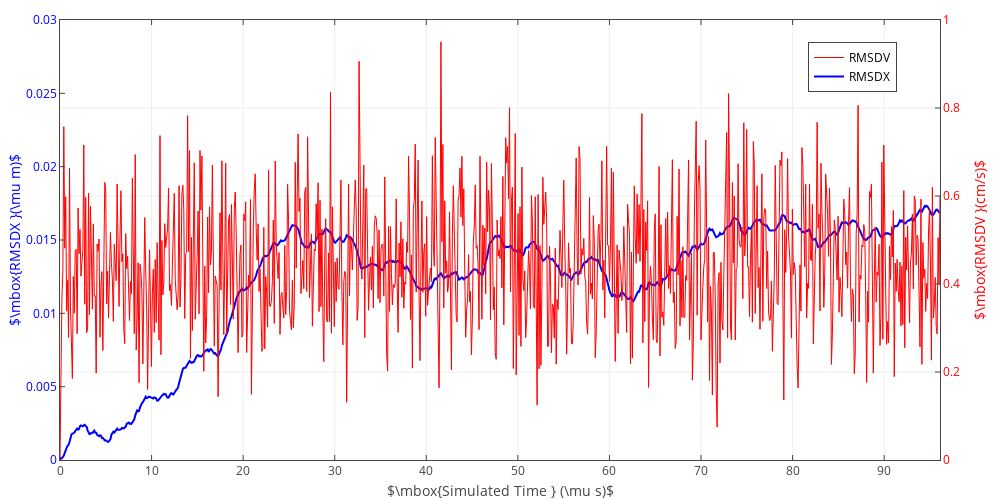

Notebook cell for this chart:
### Code cell
data = [trace0,trace1]
layout = go.Layout(
    xaxis=dict(
#         range=[0, 0.12],
        ticks = 'inside',
#         dtick = 6,
        mirror = 'ticks',
        title='$\mbox{Simulated Time } (\mu s)$',
#         titlefont=dict(
#             family='Courier New, monospace',
#             size=18,
#             color='#7f7f7f'
#         ),
        showline=True,
        zeroline=False,
        showticklabels=True,
        showgrid=True,
#     rangeselector=dict(
#             buttons=list([
#                 dict(count=1,
#                      label='1m',
#                      step='month',
#                      stepmode='backward'),
#                 dict(count=6,
#                      label='6m',
#                      step='month',
#                      stepmode='backward'),
#                 dict(count=1,
#                     label='YTD',
#                     step='year',
#                     stepmode='todate'),
#                 dict(count=1,
#                     label='1y',
#                     step='year',
#                     stepmode='backward'),
#                 dict(step='all')
#             ])
#         ),
#         rangeslider=dict(
#             visible = True
#         )
    ),
    yaxis=dict(
        range=[0, 0.03],
        title='$\mbox{RMSDX }(\mu m)$',
        ticks = 'inside',
#         titlefont=dict(
#             family='Courier New, monospace',
#             size=18,
#             color='#7f7f7f'
#         ),
        titlefont=dict(
            color='blue'
        ),
        tickfont=dict(
            color='blue'
        ),
        showline=True,
        zeroline=False,
        showticklabels=True,
        showgrid=False
    ),
    yaxis2=dict(
        range=[0, 1],
        title='$\mbox{RMSDV }(cm/s)$',
        ticks = 'inside',
#         titlefont=dict(
#             family='Courier New, monospace',
#             size=18,
#             color='#7f7f7f'
#         ),
#         showline=True,
        zeroline=False,
#         showticklabels=True,
#         showgrid=True,
        titlefont=dict(
            color='red'
        ),
        tickfont=dict(
            color='red'
        ),
        overlaying='y',
        side='right',
        showline=True,
    ),
    legend=dict(
        x=0.85,
        y=0.95,
        traceorder='normal',
        font=dict(
#             family='Arial',
#             size=20,
            color='black'
        ),
#         bgcolor='#E2E2E2',
#         bordercolor='black',
        borderwidth=1
    ),
    showlegend=True,
    autosize=False,
    width=1000,
    height=500,
    margin=go.layout.Margin(
        l=60,
        r=60,
        b=40,
        t=20,
        pad=0
    )
)
fig = go.Figure(data=[trace1,trace0], layout=layout)
# py.iplot(fig, filename='RMSD & RMSV')
iplot(fig)
# pio.write_image(fig, 'rmsd.png', format='png', scale=5)
# print("Done saving image!")

### Figure 1 — Plotly figure (JSON) as saved in the notebook; plotly's stock layout.template omitted (floating-point values rounded to 4 significant figures; data arrays with more than 128 entries replaced by an {"elided": "..."} marker saying what was removed)
{"data": [{"line": {"color": "red", "width": 1}, "name": "RMSDV", "type": "scatter", "uid": "424a2027-a725-4a4e-a77d-b079d755a96c", "x": {"elided": "925 float values"}, "y": {"elided": "925 float values"}, "yaxis": "y2"}, {"line": {"color": "blue"}, "mode": "lines", "name": "RMSDX", "type": "scatter", "uid": "6206241a-fb19-4301-92e7-c473ab4e52f1", "x": {"elided": "925 float values"}, "y": {"elided": "925 float values"}}], "layout": {"autosize": false, "height": 500, "legend": {"borderwidth": 1, "font": {"color": "black"}, "traceorder": "normal", "x": 0.85, "y": 0.95}, "margin": {"b": 40, "l": 60, "pad": 0, "r": 60, "t": 20}, "showlegend": true, "width": 1000, "xaxis": {"mirror": "ticks", "showgrid": true, "showline": true, "showticklabels": true, "ticks": "inside", "title": "$\\mbox{Simulated Time } (\\mu s)$", "zeroline": false}, "yaxis": {"range": [0, 0.03], "showgrid": false, "showline": true, "showticklabels": true, "tickfont": {"color": "blue"}, "ticks": "inside", "title": "$\\mbox{RMSDX }(\\mu m)$", "titlefont": {"color": "blue"}, "zeroline": false}, "yaxis2": {"overlaying": "y", "range": [0, 1], "showline": true, "side": "right", "tickfont": {"color": "red"}, "ticks": "inside", "title": "$\\mbox{RMSDV }(cm/s)$", "titlefont": {"color": "red"}, "zeroline": false}}}
